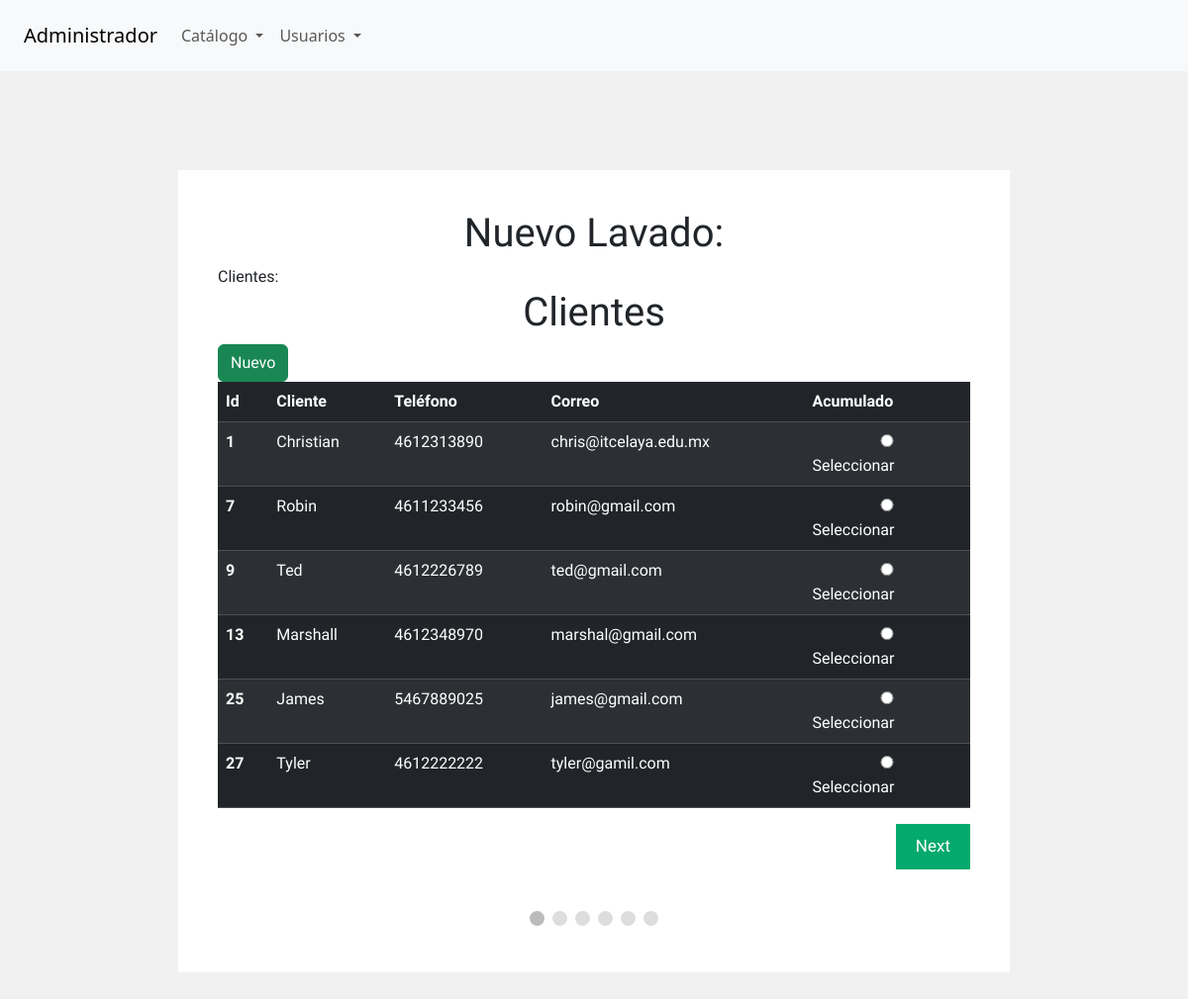
The app's page /admin/lavado.php?accion=crear, older data.
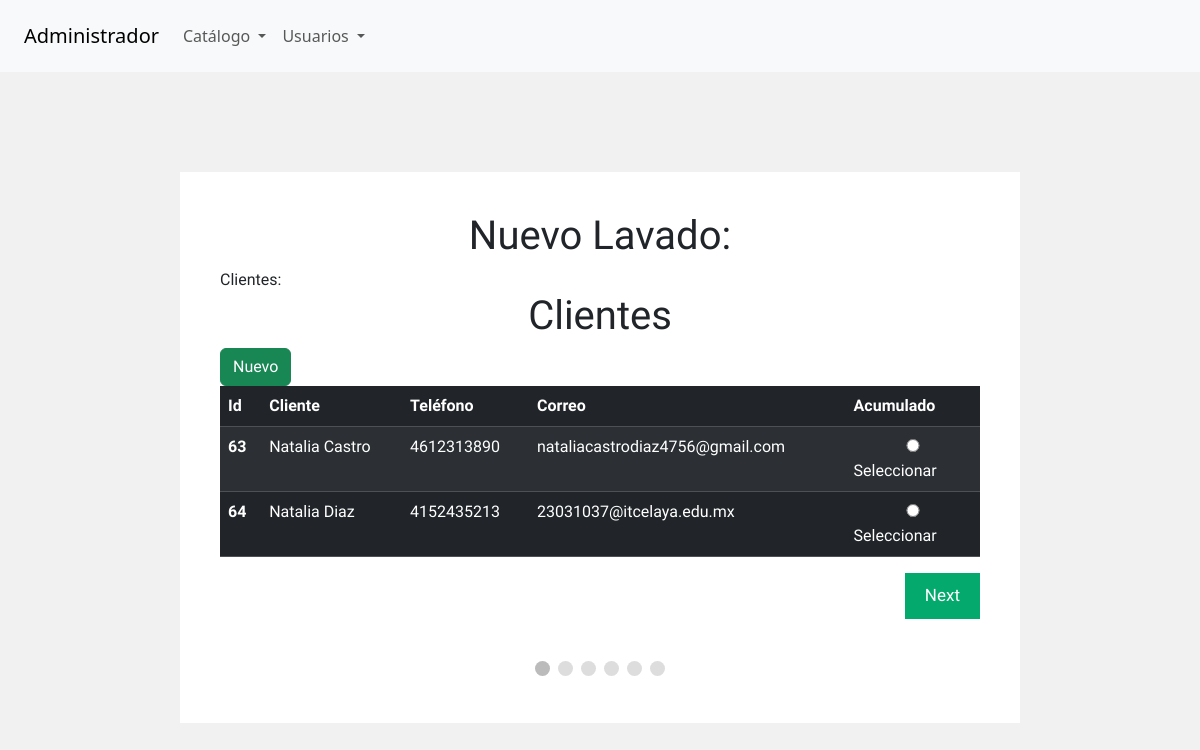
The same page, newer data.
### tables this page shows
CREATE TABLE IF NOT EXISTS `clientes` (
  `id_cliente` int(11) NOT NULL AUTO_INCREMENT,
  `cliente` varchar(500) DEFAULT NULL,
  `telefono` varchar(10) DEFAULT NULL,
  `correo` varchar(200) DEFAULT NULL,
  PRIMARY KEY (`id_cliente`),
  UNIQUE KEY `correo` (`correo`)
);

### sistema.class.php (called while the page is built, shortened)
<?php
class Sistema
{
    function conexion()
    {
        $this->con = new PDO(SGBD . ':host=' . DBHOST . ';dbname=' . DBNAME . ';port=' . DBPORT, DBUSER, DBPASS);
    }
}
?>

### admin/cliente.class.php (called while the page is built, shortened)
<?php
require_once('../sistema.class.php');
class Cliente extends Sistema
{
    function readAll()
    {
        $query = "SELECT * FROM clientes";
        $sql = $this->con->prepare($query);
        $sql->execute();
        $result = $sql->fetchAll(PDO::FETCH_ASSOC);
        return $result;
    }
}
?>

### admin/views/lavado/crear.php (the view, shortened to what this page needs)
<?php require('views/header_admin.php') ?>
<!DOCTYPE html>
<html>
<link href="https://cdn.jsdelivr.net/npm/bootstrap@5.3.3/dist/css/bootstrap.min.css" rel="stylesheet"
>
<body>
  <form id="regForm" action="lavado.php?accion=<?php if ($accion == "crear"):
    echo ('resumen');
  endif; ?>" method="post">
    <h1>Nuevo Lavado:</h1>
     <div class="tab">
      Clientes:
      <h1 class="text-center">Clientes</h1>
      <a href="lavado.php?accion=crear_cliente_lavado" class="btn btn-success">Nuevo<a>
          <table class="table table-striped table-dark">
            <thead>
              <tr>
                <th scope="col">Id</th>
                <th scope="col">Cliente</th>
                <th scope="col">Teléfono</th>
                <th scope="col">Correo</th>
                <th scope="col">Acumulado</th>
              </tr>
            </thead>
            <tbody>
              <?php foreach ($clientes as $cliente): ?>
                <tr>
                  <th scope="row"><?php echo $cliente['id_cliente']; ?></th>
                  <td><?php echo $cliente['cliente']; ?></td>
                  <td><?php echo $cliente['telefono']; ?></td>
                  <td><?php echo $cliente['correo']; ?></td>
                  <td>
      <input id="id_cliente" type="radio" name="data[id_cliente]" value="<?php echo $cliente['id_cliente']; ?>" <?php if (isset($_POST['data']['id_cliente']) && $_POST['data']['id_cliente'] == $cliente['id_cliente'])
           echo 'checked'; ?>><label for="" class="m-auto">Seleccionar</label>
      </td>
      </tr>
    <?php endforeach; ?>
    </tbody>
    </table>
    </div>
    <div style="overflow: auto">
      <div style="float: right">
        <button type="button" id="nextBtn" onclick="nextPrev(1)">Next</button>
      </div>
    </div>
    <div style="text-align: center; margin-top: 40px">
      <span class="step"></span>
      <span class="step"></span>
      <span class="step"></span>
      <span class="step"></span>
      <span class="step"></span>
      <span class="step"></span>
    </div>
  </form>
</body>
</html>

Row changes from the older to the newer data that the page shows:
removed clientes: id_cliente "1", cliente "Christian", telefono "4612313890", correo "chris@itcelaya.edu.mx"
removed clientes: id_cliente "7", cliente "Robin", telefono "4611233456", correo "robin@gmail.com"
removed clientes: id_cliente "9", cliente "Ted", telefono "4612226789", correo "ted@gmail.com"
removed clientes: id_cliente "13", cliente "Marshall", telefono "4612348970", correo "marshal@gmail.com"
removed clientes: id_cliente "25", cliente "James", telefono "5467889025", correo "james@gmail.com"
removed clientes: id_cliente "27", cliente "Tyler", telefono "4612222222", correo "tyler@gamil.com"
added clientes: id_cliente "63", cliente "Natalia Castro", telefono "4612313890", correo "nataliacastrodiaz4756@gmail.com"
added clientes: id_cliente "64", cliente "Natalia Diaz", telefono "4152435213", correo "23031037@itcelaya.edu.mx"
